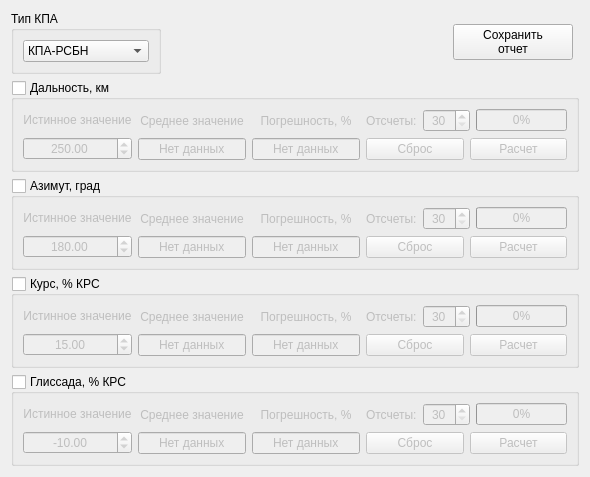
      <widget class="QWidget" name="tabMeasError">
       <attribute name="title">
        <string>Погрешность</string>
       </attribute>
       <layout class="QGridLayout" name="gridLayout_14">
        <item row="4" column="0" colspan="4">
         <widget class="QGroupBox" name="groupBoxMeasErrorGlide">
          <property name="title">
           <string>Глиссада, % КРС</string>
          </property>
          <property name="checkable">
           <bool>true</bool>
          </property>
          <property name="checked">
           <bool>false</bool>
          </property>
          <layout class="QGridLayout" name="gridLayout_18">
           <item row="0" column="0" rowspan="2">
            <layout class="QVBoxLayout" name="verticalLayout_22">
             <item>
              <widget class="QLabel" name="labelGlideTrueValue">
               <property name="text">
                <string>Истинное значение</string>
               </property>
               <property name="alignment">
                <set>Qt::AlignCenter</set>
               </property>
              </widget>
             </item>
             <item>
              <widget class="QDoubleSpinBox" name="doubleSpinBoxGlideTrueValue">
               <property name="alignment">
                <set>Qt::AlignCenter</set>
               </property>
               <property name="minimum">
                <double>-40.000000000000000</double>
               </property>
               <property name="maximum">
                <double>40.000000000000000</double>
               </property>
               <property name="value">
                <double>-10.000000000000000</double>
               </property>
              </widget>
             </item>
            </layout>
           </item>
           <item row="0" column="2" rowspan="2">
            <layout class="QVBoxLayout" name="verticalLayout_23">
             <item>
              <widget class="QLabel" name="labelGlideErrorValue">
               <property name="text">
                <string>Погрешность, %</string>
               </property>
               <property name="alignment">
                <set>Qt::AlignCenter</set>
               </property>
              </widget>
             </item>
             <item>
              <widget class="QLineEdit" name="lineEditGlideErrorValue">
               <property name="text">
                <string>Нет данных</string>
               </property>
               <property name="alignment">
                <set>Qt::AlignCenter</set>
               </property>
               <property name="readOnly">
                <bool>true</bool>
               </property>
              </widget>
             </item>
            </layout>
           </item>
           <item row="0" column="3">
            <layout class="QHBoxLayout" name="horizontalLayout_36">
             <item>
              <widget class="QLabel" name="labelGlideSamples">
               <property name="text">
                <string>Отсчеты:</string>
               </property>
              </widget>
             </item>
             <item>
              <widget class="QSpinBox" name="spinBoxGlideSamples">
               <property name="alignment">
                <set>Qt::AlignCenter</set>
               </property>
               <property name="minimum">
                <number>30</number>
               </property>
               <property name="maximum">
                <number>500</number>
               </property>
              </widget>
             </item>
            </layout>
           </item>
           <item row="0" column="1" rowspan="2">
            <layout class="QVBoxLayout" name="verticalLayout_24">
             <item>
              <widget class="QLabel" name="labelGlideAverageValue">
               <property name="text">
                <string>Среднее значение</string>
               </property>
               <property name="alignment">
                <set>Qt::AlignCenter</set>
               </property>
              </widget>
             </item>
             <item>
              <widget class="QLineEdit" name="lineEditGlideAverageValue">
               <property name="text">
                <string>Нет данных</string>
               </property>
               <property name="alignment">
                <set>Qt::AlignCenter</set>
               </property>
               <property name="readOnly">
                <bool>true</bool>
               </property>
              </widget>
             </item>
            </layout>
           </item>
           <item row="0" column="4">
            <widget class="QProgressBar" name="progressBarGlideTick">
             <property name="value">
              <number>0</number>
             </property>
             <property name="alignment">
              <set>Qt::AlignCenter</set>
             </property>
            </widget>
           </item>
           <item row="1" column="3" colspan="2">
            <layout class="QHBoxLayout" name="horizontalLayout_37">
             <item>
              <widget class="QPushButton" name="pushButtonGlideReset">
               <property name="text">
                <string>Сброс</string>
               </property>
              </widget>
             </item>
             <item>
              <widget class="QPushButton" name="pushButtonCalculateErrorGlide">
               <property name="text">
                <string>Расчет</string>
               </property>
              </widget>
             </item>
            </layout>
           </item>
          </layout>
         </widget>
        </item>
        <item row="1" column="0" colspan="4">
         <widget class="QGroupBox" name="groupBoxMeasErrorRange">
          <property name="title">
           <string>Дальность, км</string>
          </property>
          <property name="checkable">
           <bool>true</bool>
          </property>
          <property name="checked">
           <bool>false</bool>
          </property>
          <layout class="QGridLayout" name="gridLayout_15">
           <item row="0" column="1" rowspan="2">
            <layout class="QVBoxLayout" name="verticalLayout_14">
             <item>
              <widget class="QLabel" name="labelRangeAverageValue">
               <property name="text">
                <string>Среднее значение</string>
               </property>
               <property name="alignment">
                <set>Qt::AlignCenter</set>
               </property>
              </widget>
             </item>
             <item>
              <widget class="QLineEdit" name="lineEditRangeAverageValue">
               <property name="text">
                <string>Нет данных</string>
               </property>
               <property name="alignment">
                <set>Qt::AlignCenter</set>
               </property>
               <property name="readOnly">
                <bool>true</bool>
               </property>
              </widget>
             </item>
            </layout>
           </item>
           <item row="0" column="2" rowspan="2">
            <layout class="QVBoxLayout" name="verticalLayout_15">
             <item>
              <widget class="QLabel" name="labelRangeErrorValue">
               <property name="text">
                <string>Погрешность, %</string>
               </property>
               <property name="alignment">
                <set>Qt::AlignCenter</set>
               </property>
              </widget>
             </item>
             <item>
              <widget class="QLineEdit" name="lineEditRangeErrorValue">
               <property name="text">
                <string>Нет данных</string>
               </property>
               <property name="alignment">
                <set>Qt::AlignCenter</set>
               </property>
               <property name="readOnly">
                <bool>true</bool>
               </property>
              </widget>
             </item>
            </layout>
           </item>
           <item row="0" column="3">
            <layout class="QHBoxLayout" name="horizontalLayout_30">
             <item>
              <widget class="QLabel" name="labelRangeSamples">
               <property name="text">
                <string>Отсчеты:</string>
               </property>
              </widget>
             </item>
             <item>
              <widget class="QSpinBox" name="spinBoxRangeSamples">
               <property name="alignment">
                <set>Qt::AlignCenter</set>
               </property>
               <property name="minimum">
                <number>30</number>
               </property>
               <property name="maximum">
                <number>500</number>
               </property>
              </widget>
             </item>
            </layout>
           </item>
           <item row="0" column="0" rowspan="2">
            <layout class="QVBoxLayout" name="verticalLayout_13">
             <item>
              <widget class="QLabel" name="labelRangeTrueValue">
               <property name="text">
                <string>Истинное значение</string>
               </property>
               <property name="alignment">
                <set>Qt::AlignCenter</set>
               </property>
              </widget>
             </item>
             <item>
              <widget class="QDoubleSpinBox" name="doubleSpinBoxRangeTrueValue">
               <property name="alignment">
                <set>Qt::AlignCenter</set>
               </property>
               <property name="maximum">
                <double>500.000000000000000</double>
               </property>
               <property name="value">
                <double>250.000000000000000</double>
               </property>
              </widget>
             </item>
            </layout>
           </item>
           <item row="0" column="4">
            <widget class="QProgressBar" name="progressBarRangeTick">
             <property name="value">
              <number>0</number>
             </property>
             <property name="alignment">
              <set>Qt::AlignCenter</set>
             </property>
             <property name="textVisible">
              <bool>true</bool>
             </property>
             <property name="textDirection">
              <enum>QProgressBar::TopToBottom</enum>
             </property>
            </widget>
           </item>
           <item row="1" column="3" colspan="2">
            <layout class="QHBoxLayout" name="horizontalLayout_31">
             <item>
              <widget class="QPushButton" name="pushButtonRangeReset">
               <property name="text">
                <string>Сброс</string>
               </property>
              </widget>
             </item>
             <item>
              <widget class="QPushButton" name="pushButtonCalculateErrorRange">
               <property name="text">
                <string>Расчет</string>
               </property>
              </widget>
             </item>
            </layout>
           </item>
          </layout>
         </widget>
        </item>
        <item row="0" column="0">
         <widget class="QGroupBox" name="groupBoxControlEquipmentType">
          <property name="minimumSize">
           <size>
            <width>150</width>
            <height>0</height>
           </size>
          </property>
          <property name="maximumSize">
           <size>
            <width>150</width>
            <height>16777215</height>
           </size>
          </property>
          <property name="title">
           <string>Тип КПА</string>
          </property>
          <layout class="QVBoxLayout" name="verticalLayout_12">
           <item>
            <widget class="QComboBox" name="comboBoxControlEquipmentType">
             <item>
              <property name="text">
               <string>КПА-РСБН</string>
              </property>
             </item>
             <item>
              <property name="text">
               <string>ПС04-315</string>
              </property>
             </item>
            </widget>
           </item>
          </layout>
         </widget>
        </item>
        <item row="2" column="0" colspan="4">
         <widget class="QGroupBox" name="groupBoxMeasErrorAzimuth">
          <property name="title">
           <string>Азимут, град</string>
          </property>
          <property name="checkable">
           <bool>true</bool>
          </property>
          <property name="checked">
           <bool>false</bool>
          </property>
          <layout class="QGridLayout" name="gridLayout_16">
           <item row="0" column="1" rowspan="2">
            <layout class="QVBoxLayout" name="verticalLayout_18">
             <item>
              <widget class="QLabel" name="labelAzimuthAverageValue">
               <property name="text">
                <string>Среднее значение</string>
               </property>
               <property name="alignment">
                <set>Qt::AlignCenter</set>
               </property>
              </widget>
             </item>
             <item>
              <widget class="QLineEdit" name="lineEditAzimuthAverageValue">
               <property name="text">
                <string>Нет данных</string>
               </property>
               <property name="alignment">
                <set>Qt::AlignCenter</set>
               </property>
               <property name="readOnly">
                <bool>true</bool>
               </property>
              </widget>
             </item>
            </layout>
           </item>
           <item row="0" column="2" rowspan="2">
            <layout class="QVBoxLayout" name="verticalLayout_17">
             <item>
              <widget class="QLabel" name="labelAzimuthErrorValue">
               <property name="text">
                <string>Погрешность, %</string>
               </property>
               <property name="alignment">
                <set>Qt::AlignCenter</set>
               </property>
              </widget>
             </item>
             <item>
              <widget class="QLineEdit" name="lineEditAzimuthErrorValue">
               <property name="text">
                <string>Нет данных</string>
               </property>
               <property name="alignment">
                <set>Qt::AlignCenter</set>
               </property>
               <property name="readOnly">
                <bool>true</bool>
               </property>
              </widget>
             </item>
            </layout>
           </item>
           <item row="0" column="3">
            <layout class="QHBoxLayout" name="horizontalLayout_32">
             <item>
              <widget class="QLabel" name="labelAzimuthSamples">
               <property name="text">
                <string>Отсчеты:</string>
               </property>
              </widget>
             </item>
             <item>
              <widget class="QSpinBox" name="spinBoxAzimuthSamples">
               <property name="alignment">
                <set>Qt::AlignCenter</set>
               </property>
               <property name="minimum">
                <number>30</number>
               </property>
               <property name="maximum">
                <number>500</number>
               </property>
              </widget>
             </item>
            </layout>
           </item>
           <item row="0" column="0" rowspan="2">
            <layout class="QVBoxLayout" name="verticalLayout_16">
             <item>
              <widget class="QLabel" name="labelAzimuthTrueValue">
               <property name="text">
                <string>Истинное значение</string>
               </property>
               <property name="alignment">
                <set>Qt::AlignCenter</set>
               </property>
              </widget>
             </item>
             <item>
              <widget class="QDoubleSpinBox" name="doubleSpinBoxAzimuthTrueValue">
               <property name="alignment">
                <set>Qt::AlignCenter</set>
               </property>
               <property name="maximum">
                <double>360.000000000000000</double>
               </property>
               <property name="value">
                <double>180.000000000000000</double>
               </property>
              </widget>
             </item>
            </layout>
           </item>
           <item row="0" column="4">
            <widget class="QProgressBar" name="progressBarAzimuthTick">
             <property name="value">
              <number>0</number>
             </property>
             <property name="alignment">
              <set>Qt::AlignCenter</set>
             </property>
            </widget>
           </item>
           <item row="1" column="3" colspan="2">
            <layout class="QHBoxLayout" name="horizontalLayout_33">
             <item>
              <widget class="QPushButton" name="pushButtonAzimuthReset">
               <property name="text">
                <string>Сброс</string>
               </property>
              </widget>
             </item>
             <item>
              <widget class="QPushButton" name="pushButtonCalculateErrorAzimuth">
               <property name="text">
                <string>Расчет</string>
               </property>
              </widget>
             </item>
            </layout>
           </item>
          </layout>
         </widget>
        </item>
        <item row="3" column="0" colspan="4">
         <widget class="QGroupBox" name="groupBoxMeasErrorCourse">
          <property name="title">
           <string>Курс, % КРС</string>
          </property>
          <property name="checkable">
           <bool>true</bool>
          </property>
          <property name="checked">
           <bool>false</bool>
          </property>
          <layout class="QGridLayout" name="gridLayout_17">
           <item row="0" column="0" rowspan="2">
            <layout class="QVBoxLayout" name="verticalLayout_19">
             <item>
              <widget class="QLabel" name="labelCourseTrueValue">
               <property name="text">
                <string>Истинное значение</string>
               </property>
               <property name="alignment">
                <set>Qt::AlignCenter</set>
               </property>
              </widget>
             </item>
             <item>
              <widget class="QDoubleSpinBox" name="doubleSpinBoxCourseTrueValue">
               <property name="alignment">
                <set>Qt::AlignCenter</set>
               </property>
               <property name="minimum">
                <double>-40.000000000000000</double>
               </property>
               <property name="maximum">
                <double>40.000000000000000</double>
               </property>
               <property name="value">
                <double>15.000000000000000</double>
               </property>
              </widget>
             </item>
            </layout>
           </item>
           <item row="0" column="3">
            <layout class="QHBoxLayout" name="horizontalLayout_34">
             <item>
              <widget class="QLabel" name="labelCourseSamples">
               <property name="text">
                <string>Отсчеты:</string>
               </property>
              </widget>
             </item>
             <item>
              <widget class="QSpinBox" name="spinBoxCourseSamples">
               <property name="alignment">
                <set>Qt::AlignCenter</set>
               </property>
               <property name="minimum">
                <number>30</number>
               </property>
               <property name="maximum">
                <number>500</number>
               </property>
              </widget>
             </item>
            </layout>
           </item>
           <item row="0" column="1" rowspan="2">
            <layout class="QVBoxLayout" name="verticalLayout_21">
             <item>
              <widget class="QLabel" name="labelCourseAverageValue">
               <property name="text">
                <string>Среднее значение</string>
               </property>
               <property name="alignment">
                <set>Qt::AlignCenter</set>
               </property>
              </widget>
             </item>
             <item>
              <widget class="QLineEdit" name="lineEditCourseAverageValue">
               <property name="text">
                <string>Нет данных</string>
               </property>
               <property name="alignment">
                <set>Qt::AlignCenter</set>
               </property>
               <property name="readOnly">
                <bool>true</bool>
               </property>
              </widget>
             </item>
            </layout>
           </item>
           <item row="0" column="2" rowspan="2">
            <layout class="QVBoxLayout" name="verticalLayout_20">
             <item>
              <widget class="QLabel" name="labelCourseErrorValue">
               <property name="text">
                <string>Погрешность, %</string>
               </property>
               <property name="alignment">
                <set>Qt::AlignCenter</set>
               </property>
              </widget>
             </item>
             <item>
              <widget class="QLineEdit" name="lineEditCourseErrorValue">
               <property name="text">
                <string>Нет данных</string>
               </property>
               <property name="alignment">
                <set>Qt::AlignCenter</set>
               </property>
               <property name="readOnly">
                <bool>true</bool>
               </property>
              </widget>
             </item>
            </layout>
           </item>
           <item row="0" column="4">
            <widget class="QProgressBar" name="progressBarCourseTick">
             <property name="value">
              <number>0</number>
             </property>
             <property name="alignment">
              <set>Qt::AlignCenter</set>
             </property>
            </widget>
           </item>
           <item row="1" column="3" colspan="2">
            <layout class="QHBoxLayout" name="horizontalLayout_35">
             <item>
              <widget class="QPushButton" name="pushButtonCourseReset">
               <property name="text">
                <string>Сброс</string>
               </property>
              </widget>
             </item>
             <item>
              <widget class="QPushButton" name="pushButtonCalculateErrorCourse">
               <property name="text">
                <string>Расчет</string>
               </property>
              </widget>
             </item>
            </layout>
           </item>
          </layout>
         </widget>
        </item>
        <item row="0" column="2">
         <widget class="QPushButton" name="pushButtonSaveReport">
          <property name="minimumSize">
           <size>
            <width>120</width>
            <height>0</height>
           </size>
          </property>
          <property name="text">
           <string>Сохранить
отчет</string>
          </property>
         </widget>
        </item>
        <item row="0" column="1">
         <spacer name="horizontalSpacer_4">
          <property name="orientation">
           <enum>Qt::Horizontal</enum>
          </property>
          <property name="sizeHint" stdset="0">
           <size>
            <width>40</width>
            <height>20</height>
           </size>
          </property>
         </spacer>
        </item>
       </layout>
      </widget>
